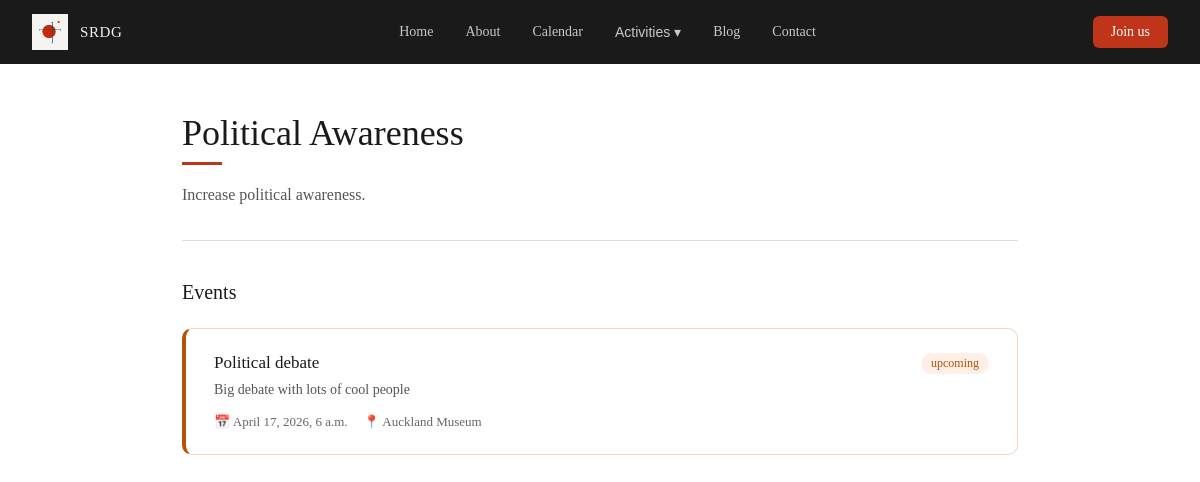
/initiatives/political-awareness, run on the app's committed database.
### pages/models.py (models this page shows, shortened)
class Initiative(models.Model):
    slug = models.SlugField(unique=True)
    title = models.CharField(max_length=100)
    description = models.CharField(max_length=1000)
    hidden = models.BooleanField(default=False)

class Event(models.Model):
    STATUS = [
        ('active', 'Active'),
        ('upcoming', 'Upcoming'),
        ('completed', 'Completed'),
    ]
    title = models.CharField(max_length=100)
    start_time = models.DateTimeField(default=timezone.now)
    end_time = models.DateTimeField(default=timezone.now)
    location = models.CharField(max_length=100)
    description = models.CharField(max_length=1000)
    initiative = models.ForeignKey(Initiative, on_delete=models.CASCADE, related_name='events')
    def get_status(self):
        now = timezone.now()
        if now < self.start_time:
            return 'upcoming'
        elif now >= self.start_time and now <= self.end_time:
            return 'active'
        return 'completed'

### pages/views.py (the view)
# urls.py: path('initiatives/<slug:slug>', views.initiative_detail, name='initiative_detail'),
def initiative_detail(request, slug):
    initiative = get_object_or_404(Initiative, slug=slug)
    custom = f'pages/initiatives/{slug}.html'
    default = 'pages/initiatives/initiative_base.html'
    try:
        get_template(custom)
        template = custom
    except:
        template = default
    return render(request, template, {'initiative' : initiative})

### pages/templates/pages/initiatives/initiative_base.html (shortened to what this page needs)
{% extends 'pages/base.html' %}
{% load static %}
{% block head %}
<link rel="stylesheet" href="{% static 'pages/styles/initiative_base.css' %}">
{% endblock %}
{% block content %}
<div class="initiative-page">
    <div class="initiative-hero">
        <h1 class="initiative-title">{{ initiative.title }}</h1>
        <div class="initiative-underline"></div>
        <p class="initiative-description">{{ initiative.description }}</p>
    </div>
    <div class="initiative-events">
        <h2 class="events-heading">Events</h2>
        <div class="events-list">
            {% if initiative.events.all %}
                {% for event in initiative.events.all %}
                <div class="event-card {{ event.get_status }}">
                    <div class="event-body">
                        <h3 class="event-title">{{ event.title }}</h3>
                        <p class="event-description">{{ event.description }}</p>
                        <div class="event-meta">
                            <span class="event-date">📅 {{ event.start_time }}</span>
                            <span class="event-location">📍 {{ event.location }}</span>
                        </div>
                    </div>
                    <span class="badge badge-{{ event.get_status }}">{{ event.get_status }}</span>
                </div>
                {% endfor %}
            {% else %}
                <div class="events-empty">
                    <p>No events currently scheduled.</p>
                </div>
            {% endif %}
        </div>
    </div>
</div>
{% endblock %}

### pages/static/pages/styles/base.css (style rules this page uses)
:root { --color-whitebg: #F6F4F1; }
* { margin: 0; padding: 0; box-sizing: border-box; }
html, body { height: 100%; }

### pages/static/pages/styles/initiative_base.css (style rules this page uses)
.initiative-page { max-width: 900px; width: 100%; margin: 0 auto; padding: 3rem 2rem; }
.initiative-hero { margin-bottom: 2.5rem; padding-bottom: 2rem; border-bottom: 0.5px solid #ddd; }
.initiative-title { font-size: 36px; font-weight: 500; color: #1a1a1a; margin: 0 0 8px; }
.initiative-underline { width: 40px; height: 3px; background: #c0341a; margin-bottom: 16px; }
.initiative-description { font-size: 16px; color: #555; line-height: 1.7; margin: 0; max-width: 680px; }
.initiative-events { margin-top: 2rem; }
.events-heading { font-size: 20px; font-weight: 500; color: #1a1a1a; margin: 0 0 1.5rem; }
.events-list { display: flex; flex-direction: column; gap: 16px; }
.event-card { background: #fff; border-radius: 10px; border: 0.5px solid #ddd; border-left: 4px solid #1a4a7a; padding: 1.5rem 1.75rem; display: flex; justify-content: space-between; align-items: flex-start; }
.event-card.upcoming { border-color: #f0d9c0; border-left-color: #b5520a; }
.event-body { flex: 1; }
.event-title { font-size: 17px; font-weight: 500; color: #1a1a1a; margin: 0 0 6px; }
.event-description { font-size: 14px; color: #555; line-height: 1.6; margin: 0 0 12px; }
.event-meta { display: flex; gap: 16px; }
.event-date, .event-location { font-size: 13px; color: #666; }
.badge { font-size: 12px; font-weight: 500; padding: 3px 10px; border-radius: 20px; white-space: nowrap; margin-left: 1rem; }
.badge-upcoming { color: #b5520a; background: #fef0e6; }

### data on the page
Initiative: title "Political Awareness", description "Increase political awareness."
Event: title "Political debate", description "Big debate with lots of cool people", start_time "April 17, 2026, 6 a.m.", location "Auckland Museum", get_status "upcoming"
